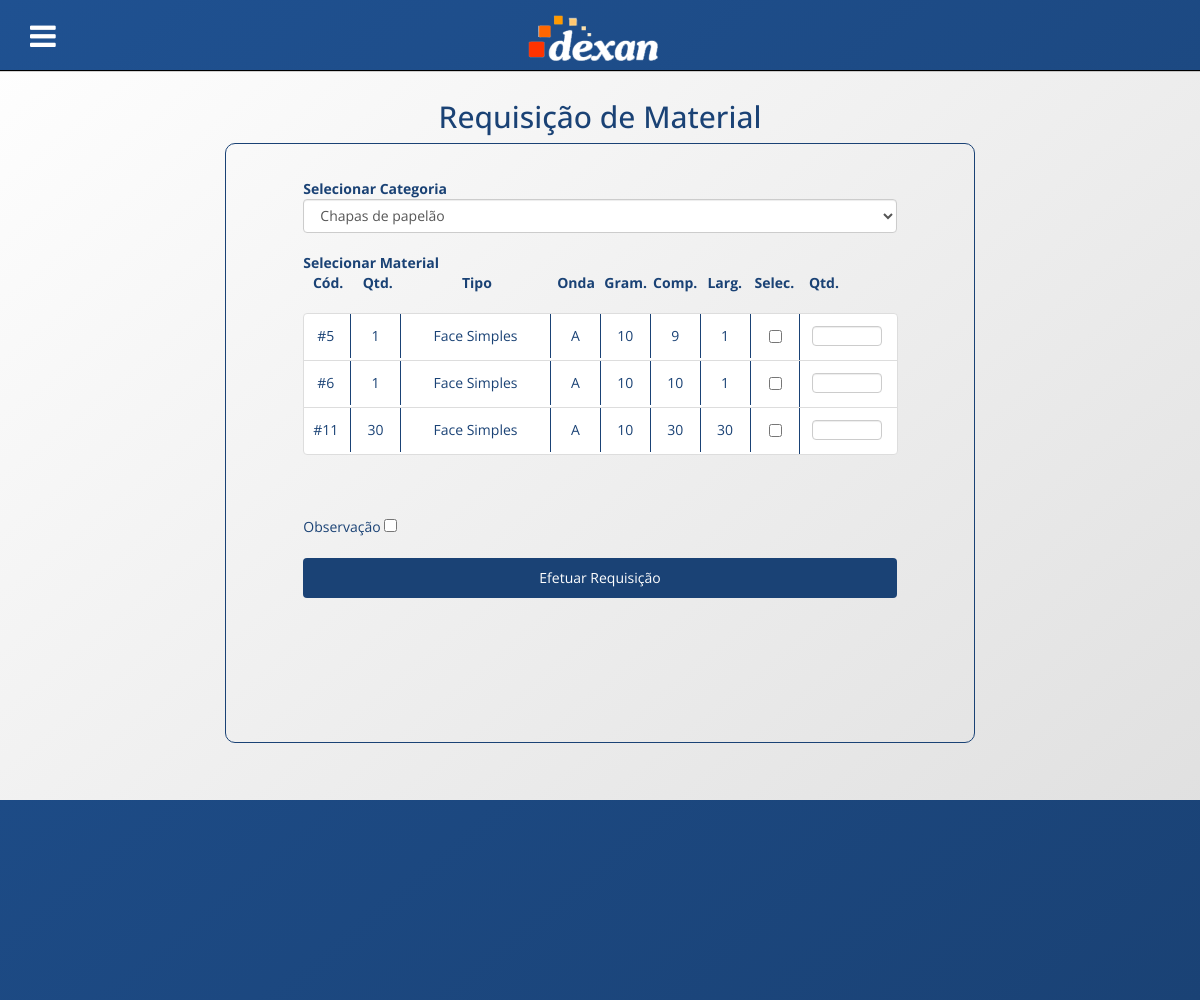
The page /requisicao.php (signed in) on the database as committed earlier.
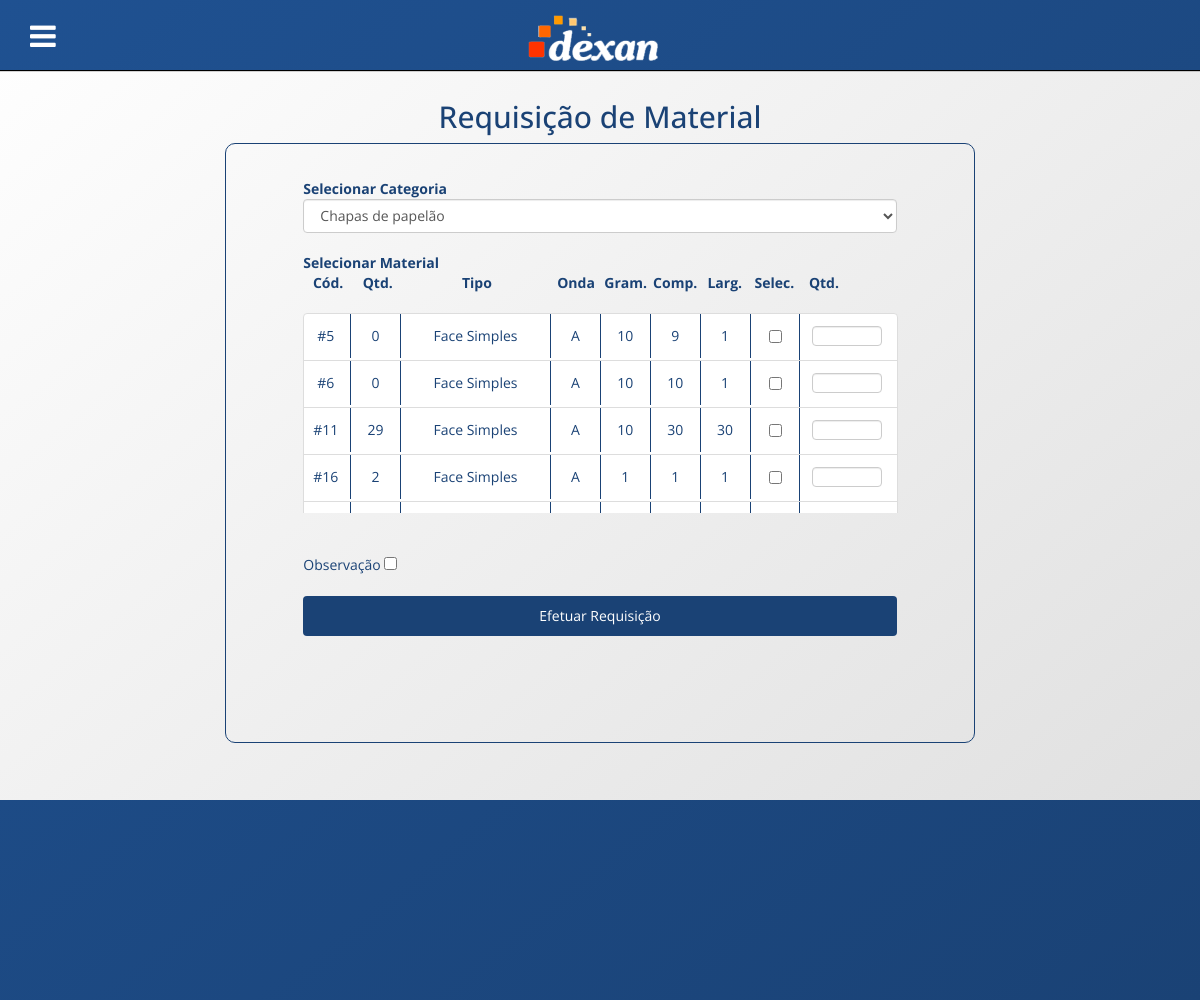
The same page on the database as committed later.
### tables this page shows
CREATE TABLE `chapas` (
  `cod_material` int(11) NOT NULL,
  `cod_tipo_onda` int(11) NOT NULL,
  `cod_tipo_papelao` int(11) NOT NULL,
  `gramatura` float NOT NULL,
  `comprimento` float NOT NULL,
  `largura` float NOT NULL
);

CREATE TABLE `materiais` (
  `cod` int(11) NOT NULL,
  `quantidade` int(11) NOT NULL
);

CREATE TABLE `tipos_papelao` (
  `cod` int(11) NOT NULL,
  `tipo` varchar(20) NOT NULL
);

CREATE TABLE `tipos_onda` (
  `cod` int(11) NOT NULL,
  `tipo` varchar(20) NOT NULL,
  `espessura` varchar(20) NOT NULL,
  `numondas_10cm` varchar(20) NOT NULL
);

### db/database.php (called while the page is built, shortened)
<?php
function db_connect() {
    static $connection;
    if (!isset($connection)) {
        $db_host = 'localhost';
        $db_user = 'root';
        $db_password = '';
        $db_name = 'dexan_estoque';
        $connection = mysqli_connect($db_host, $db_user, $db_password, $db_name);
    }
    return $connection;
}
function db_query($query) {
    $connection = db_connect();
    return mysqli_query($connection, $query);
}
function db_select($query) {
    $rows = array();
    $result = db_query($query);
    while ($row = mysqli_fetch_assoc($result))
        $rows[] = $row;
    return $rows;
}
?>

### requisicao.php (the view, shortened to what the changed rows need)
<?php
include 'header.php';
?>
<section class="home container" id="consultarEstoque">
  <div class="row">
      <div class="col-sm-6 col-sm-offset-3">
        <h2>
			Requisição de Material
        </h2>
      </div>
  </div>
  <div class="row">
  	<div class="col-sm-8 col-sm-offset-2">
  		<form action="webservice/requisicao.php" method="POST" class="boxCadastro">
  			<br>
			<br>
            <div id="listaChapas">
                <div class="row">
                    <div class="listaEstoque1 col-lg-10 col-lg-offset-1" id="chapasDePapelao">
                        <ul class="list-group">
                            <?php
                                $rows = db_select("SELECT
                                                        materiais.quantidade AS materiais_quantidade,
                                                        tipos_papelao.tipo AS tipos_papelao_tipo,
                                                        tipos_onda.tipo AS tipos_onda_tipo,
                                                        chapas.gramatura AS chapas_gramatura,
                                                        chapas.comprimento AS chapas_comprimento,
                                                        chapas.largura AS chapas_largura,
                                                        materiais.cod AS materiais_cod
                                                    FROM chapas, materiais, tipos_onda, tipos_papelao
                                                    WHERE chapas.cod_material = materiais.cod
                                                        AND tipos_onda.cod = chapas.cod_tipo_onda
                                                        AND tipos_papelao.cod = chapas.cod_tipo_papelao");
                                foreach ($rows as $row) {
                                    echo "<li class=\"list-group-item\">
                                            <div class=\"row tipoMaterial\">
                                                <div class=\"col-lg-1\">#$row[materiais_cod]</div>
                                                <div class=\"col-lg-1\">$row[materiais_quantidade]</div>
                                                <div class=\"col-lg-3\">$row[tipos_papelao_tipo]</div>
                                                <div class=\"col-lg-1\">$row[tipos_onda_tipo]</div>
                                                <div class=\"col-lg-1\">$row[chapas_gramatura]</div>
                                                <div class=\"col-lg-1\">$row[chapas_comprimento]</div>
                                                <div class=\"col-lg-1\">$row[chapas_largura]</div>
                                                <div class=\"col-lg-1\">
                                                    <input type=\"checkbox\" name=\"cod_selecionados[]\" value=\"$row[materiais_cod]\">
                                                </div>
                                                <div class=\"col-lg-1 tipoMaterialLast\">
                                                    <input class=\"form-control quantidadeMaterial\" type=\"text\" name=\"quantidade[$row[materiais_cod]]\" value=\"\">
                                                </div>
                                            </div>
                                        </li>";
                                }
                            ?>
                        </ul>
                    </div>
                </div>
				<br>
            </div>
            <br>
  	</div>
  </div>
</section>
<?php
include 'footer.php';
?>

Rows that differ between the two databases and show on the page:
changed through a linked row, chapas id 5: cod_material.quantidade "1" → "0"
changed through a linked row, chapas id 6: cod_material.quantidade "1" → "0"
changed through a linked row, chapas id 11: cod_material.quantidade "30" → "29"
added chapas: cod_material.cod "16", cod_material.quantidade "2", cod_tipo_papelao.tipo "Face Simples", cod_tipo_onda.tipo "A", gramatura "1", comprimento "1", largura "1"
